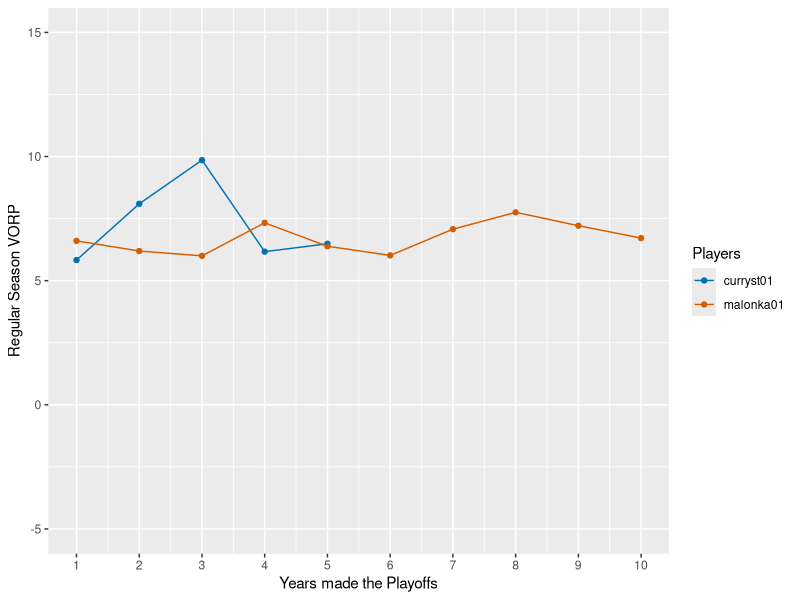
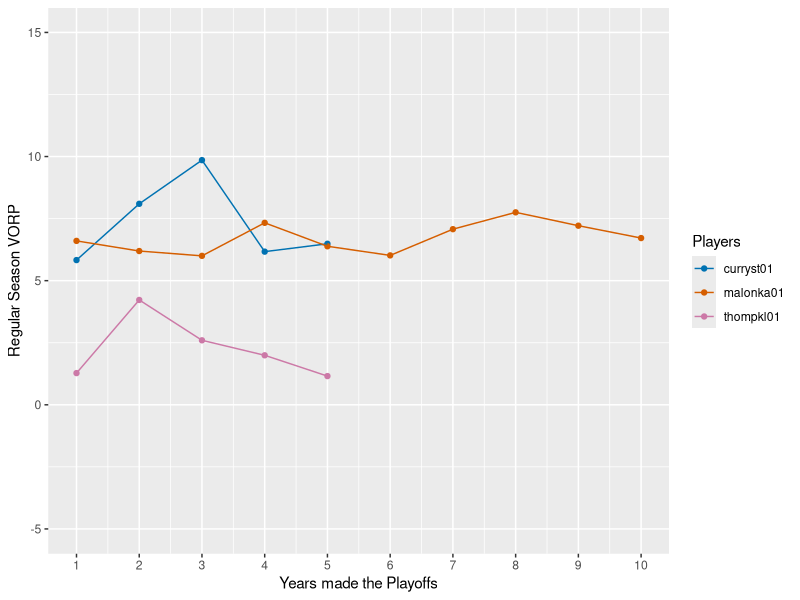
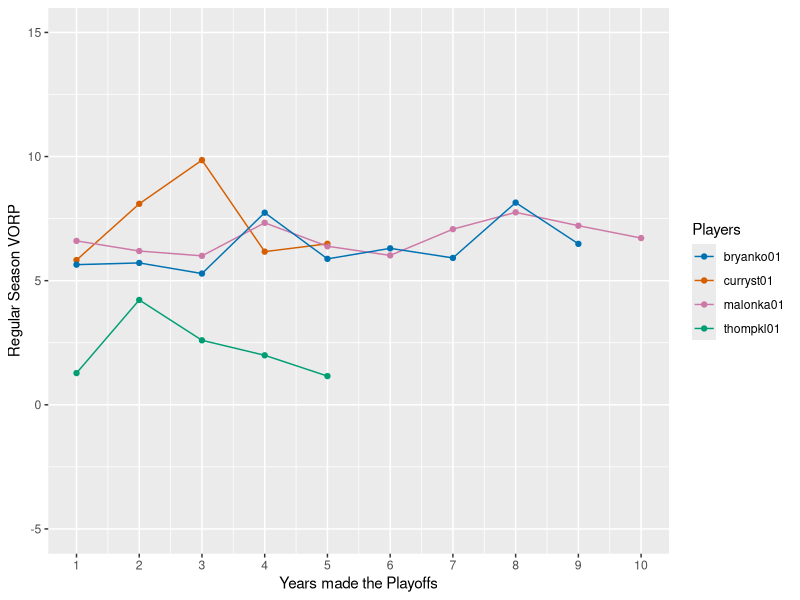
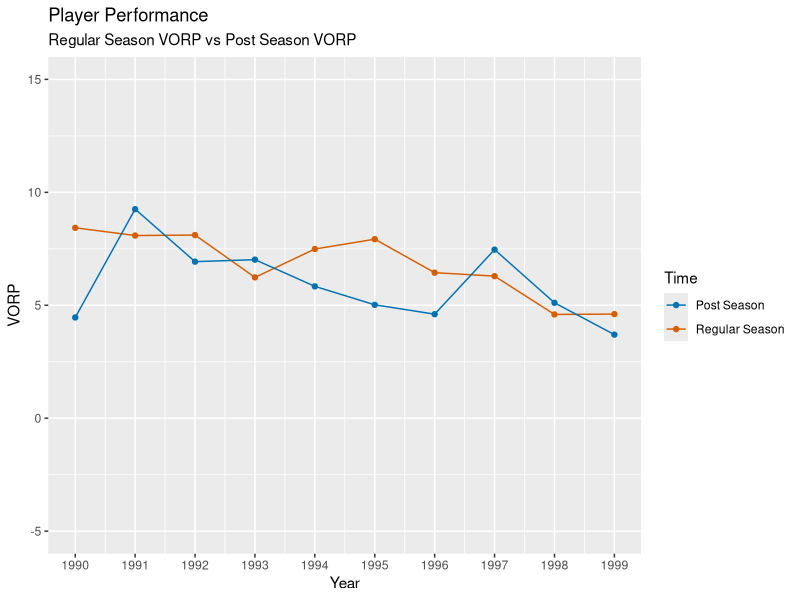
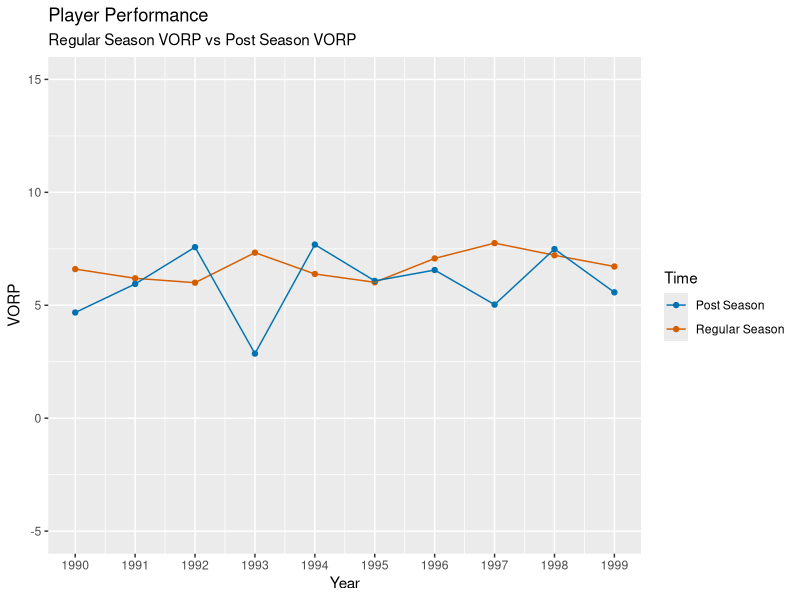
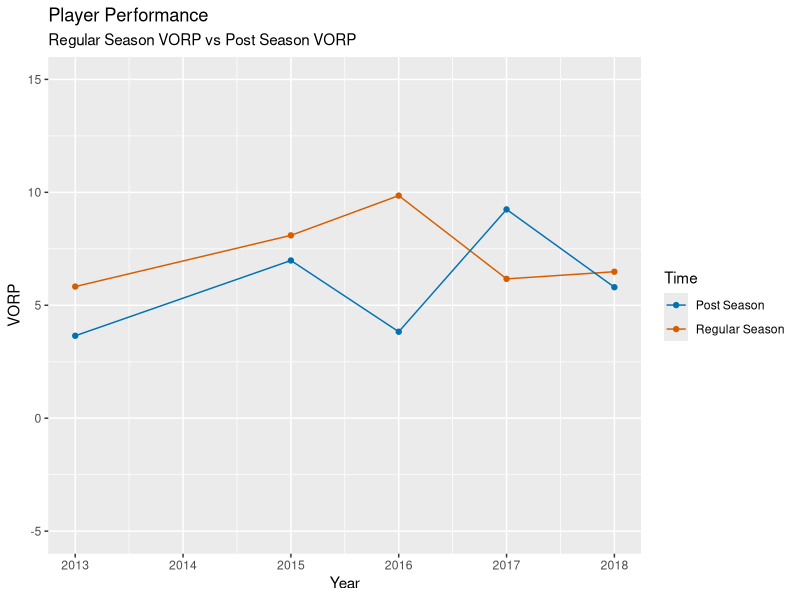
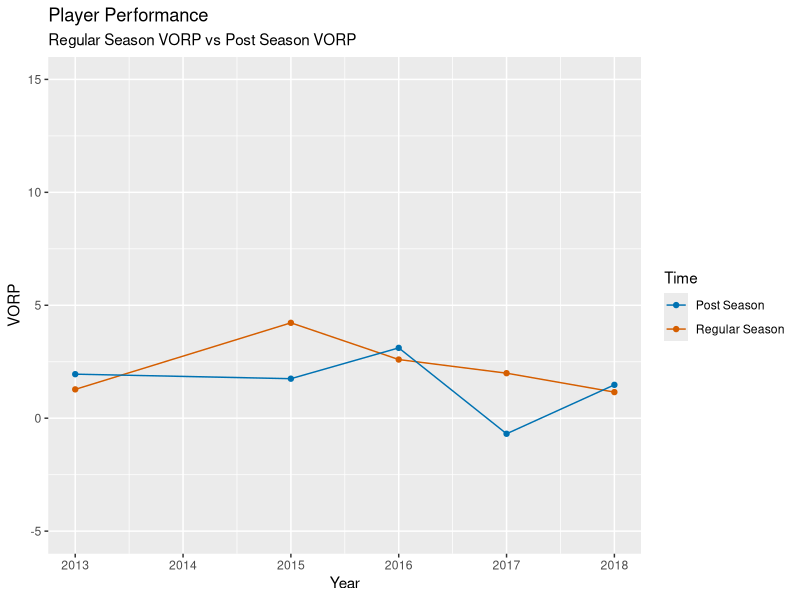
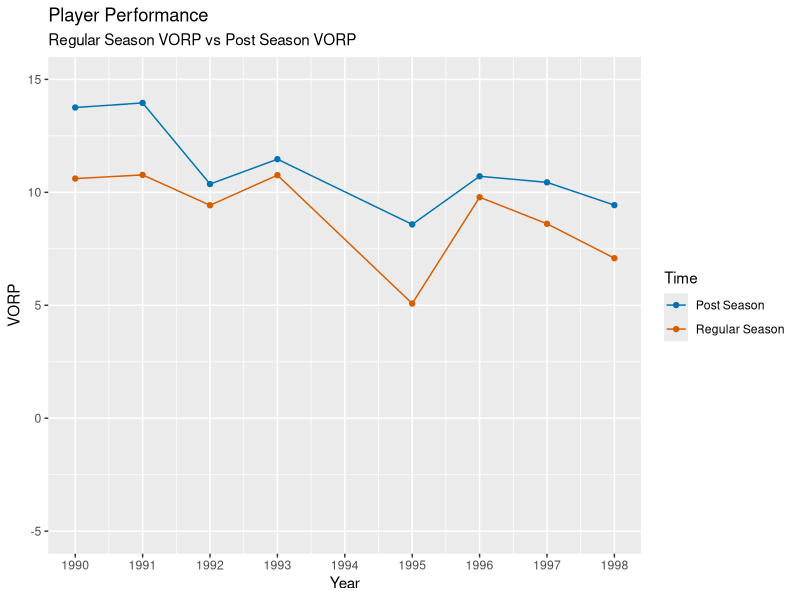

The R script that drew these images, in order:
library(tidyverse)
library(ggplot2)

###########################
### Loading in the data ###
###########################

### Setting the directory of the data ####

setwd('/Users/matty/Documents/BYU/undergrad_research/merging')

### Loading in the data ###

bulls <- read.csv('bulls.csv')
celtics <- read.csv('celtics.csv')
jazz <- read.csv('jazz.csv')
rockets <- read.csv('rockets.csv')
warriors <- read.csv('warriors.csv')
caveliers <- read.csv('caveliers.csv')
heat <- read.csv('heat.csv')
lakers <- read.csv('lakers.csv')
pistons <- read.csv('pistons.csv')
spurs <- read.csv('spurs.csv')

### Setting directory of the file ###

setwd('/Users/matty/Documents/BYU/undergrad_research/stats')


#############################
### Creating My Functions ###
#############################

### This function plots a scatter-plot and line ###

scatt <- function(data,years=NULL){
  if(is.null(years) == TRUE){
    ggplot(data)+
      geom_point(aes(x=RVORP,y=PVORP,color=win)) +
      scale_color_manual(name='Champions',values = c('black','#F0E442'),labels=c('No','Yes')) +
      geom_abline(intercept = 0,slope=1, color='red')+ 
      labs(title='Team Performance',x = 'Regular Season VORP',y='Post Season VORP',subtitle = 'Performance with y=x line')+
      xlim(-5,15)+
      ylim(-5,15)
  }
  else{
    temp <- filter(data, year == years)
    if(sum(temp$win) > 0){
      colors <- '#F0E442'
      champ <- 'Yes'
    }
    else{
      colors <- 'black'
      champ <- 'No'
      }
    ggplot(temp)+
      geom_point(aes(x=RVORP,y=PVORP,color=win)) +
      scale_color_manual(name='Champions',values =colors,labels=champ) +
      geom_abline(intercept = 0,slope=1, color='red') + 
      labs(title='Team Performance',x = 'Regular Season VORP',y='Post Season VORP',subtitle = 'Performance with y=x line')+
      xlim(-5,15)+
      ylim(-5,15)
  }
}


### This function will plot a player over years ###

player <- function(play, team){
  temp <- filter(team, player == play)
  minyear <- min(temp$year)
  ggplot(temp) +
    geom_point(aes(x = year, y= RVORP,color = 'Regular Season')) +
    geom_point(aes(x = year, y= PVORP,color = 'Post Season')) +
    geom_line(aes(x = year,y=RVORP,color = 'Regular Season')) +
    geom_line(aes(x = year,y=PVORP,color = 'Post Season')) +
    labs(title='Player Performance',x = 'Year',y='VORP',subtitle = 'Regular Season VORP vs Post Season VORP')+
    scale_color_manual(name='Time',values = c('#0072B2','#D55E00'))+
    scale_x_continuous(breaks = seq(min(temp$year), max(temp$year), by = 1))+
    ylim(-5,15)
}


### This will compare players through multiple years ###

reg <- function(player1,player2,team1,team2,player3=NULL,team3=NULL,player4=NULL,team4=NULL){
  if(is.null(player3) == TRUE){
    temp1 <- filter(team1,player==player1)
    temp2 <- filter(team2,player==player2)
    final1 <- temp1$PVORP - temp1$RVORP
    final2 <- temp2$PVORP - temp2$RVORP
    temp1 <- cbind(temp1,final1)
    temp2 <- cbind(temp2,final2)
    columns <- c('NA','player','year','RVORP','PVORP','win','real')
    names(temp1) <- columns
    names(temp2) <- columns
    temp1$xax <- seq_along(temp1[, 1])
    temp2$xax <- seq_along(temp2[, 1])
    
    df <- data.frame()
    df <- rbind(df,temp1,temp2)
    ggplot(df)+
      geom_point(aes(x = xax, y= RVORP,color = player1), data = filter(df,player==player1)) +
      geom_point(aes(x = xax, y= RVORP, color = player2),data = filter(df,player==player2)) +
      geom_line(aes(x = xax, y= RVORP,color = player1), data = filter(df,player==player1)) +
      geom_line(aes(x = xax, y= RVORP, color = player2),data = filter(df,player==player2)) +
      labs(x='Years made the Playoffs',y='Regular Season VORP')+
      scale_color_manual(name='Players',values = c('#0072B2','#D55E00'),labels=c(player1,player2))+
      scale_x_continuous(breaks = seq(1, 10, by = 1))+
      ylim(-5,15)
  }
  else if(is.null(player3) == FALSE & is.null(player4) == TRUE){
    temp1 <- filter(team1,player==player1)
    temp2 <- filter(team2,player==player2)
    temp3 <- filter(team3,player==player3)
    final1 <- temp1$PVORP - temp1$RVORP
    final2 <- temp2$PVORP - temp2$RVORP
    final3 <- temp3$PVORP - temp3$RVORP
    temp1 <- cbind(temp1,final1)
    temp2 <- cbind(temp2,final2)
    temp3 <- cbind(temp3,final3)
    columns <- c('NA','player','year','RVORP','PVORP','win','real')
    names(temp1) <- columns
    names(temp2) <- columns
    names(temp3) <- columns
    temp1$xax <- seq_along(temp1[, 1])
    temp2$xax <- seq_along(temp2[, 1])
    temp3$xax <- seq_along(temp3[,1])
    
    df <- data.frame()
    df <- rbind(df,temp1,temp2,temp3)
    ggplot(df)+
      geom_point(aes(x = xax, y= RVORP,color = player1), data = filter(df,player==player1)) +
      geom_point(aes(x = xax, y= RVORP, color = player2),data = filter(df,player==player2)) +
      geom_line(aes(x = xax, y= RVORP,color = player1), data = filter(df,player==player1)) +
      geom_line(aes(x = xax, y= RVORP, color = player2),data = filter(df,player==player2)) +
      geom_point(aes(x = xax, y= RVORP,color = player3), data = filter(df,player==player3)) +
      geom_line(aes(x = xax, y= RVORP, color = player3),data = filter(df,player==player3)) +
      labs(x='Years made the Playoffs',y='Regular Season VORP')+
      scale_color_manual(name='Players',values = c('#0072B2','#D55E00','#CC79A7'),labels=c(player1,player2,player3))+
      scale_x_continuous(breaks = seq(1, 10, by = 1))+
      ylim(-5,15)
  }
  else{
    temp1 <- filter(team1,player==player1)
    temp2 <- filter(team2,player==player2)
    temp3 <- filter(team3,player==player3)
    temp4 <- filter(team4,player==player4)
    final1 <- temp1$PVORP - temp1$RVORP
    final2 <- temp2$PVORP - temp2$RVORP
    final3 <- temp3$PVORP - temp3$RVORP
    final4 <- temp4$PVORP - temp4$RVORP
    temp1 <- cbind(temp1,final1)
    temp2 <- cbind(temp2,final2)
    temp3 <- cbind(temp3,final3)
    temp4 <- cbind(temp4,final4)
    columns <- c('NA','player','year','RVORP','PVORP','win','real')
    names(temp1) <- columns
    names(temp2) <- columns
    names(temp3) <- columns
    names(temp4) <- columns
    temp1$xax <- seq_along(temp1[, 1])
    temp2$xax <- seq_along(temp2[, 1])
    temp3$xax <- seq_along(temp3[,1])
    temp4$xax <- seq_along(temp4[,1])
    
    df <- data.frame()
    df <- rbind(df,temp1,temp2,temp3,temp4)
    ggplot(df)+
      geom_point(aes(x = xax, y= RVORP,color = player1), data = filter(df,player==player1)) +
      geom_point(aes(x = xax, y= RVORP, color = player2),data = filter(df,player==player2)) +
      geom_line(aes(x = xax, y= RVORP,color = player1), data = filter(df,player==player1)) +
      geom_line(aes(x = xax, y= RVORP, color = player2),data = filter(df,player==player2)) +
      geom_point(aes(x = xax, y= RVORP,color = player3), data = filter(df,player==player3)) +
      geom_line(aes(x = xax, y= RVORP, color = player3),data = filter(df,player==player3)) +
      geom_point(aes(x = xax, y= RVORP,color = player4), data = filter(df,player==player4)) +
      geom_line(aes(x = xax, y= RVORP, color = player4),data = filter(df,player==player4)) +
      labs(x='Years made the Playoffs',y='Regular Season VORP')+
      scale_color_manual(name='Players',values = c('#0072B2','#D55E00','#CC79A7','#009E73'),labels=c(player4,player1,player2,player3))+
      scale_x_continuous(breaks = seq(1, 10, by = 1))+
      ylim(-5,15)
  }
}

reg('curryst01','malonka01',warriors,jazz)
reg('curryst01','malonka01',warriors,jazz,'thompkl01',warriors)
reg('curryst01','malonka01',warriors,jazz,'thompkl01',warriors,'bryanko01',lakers)


# If I have time, I will also make sense of all of the weird strings used for players.
# Lastly, I will create plots of all of the important players from every team in
# each decade.

############################
### Creating My Analyses ###
############################

player('stockjo01',jazz)
player('malonka01',jazz)

player('curryst01',warriors)
player('thompkl01',warriors)

player('jordami01',bulls)
player('pippesc01',bulls)

player('jamesle01',caveliers)
player('irvinky01',caveliers)

player('abdulka01',lakers)
player('johnsma02',lakers)

player('bryanko01',lakers)
player('onealsh01',lakers)

player('jamesle01',heat)
player('wadedw01',heat)

player('birdla01',celtics)
